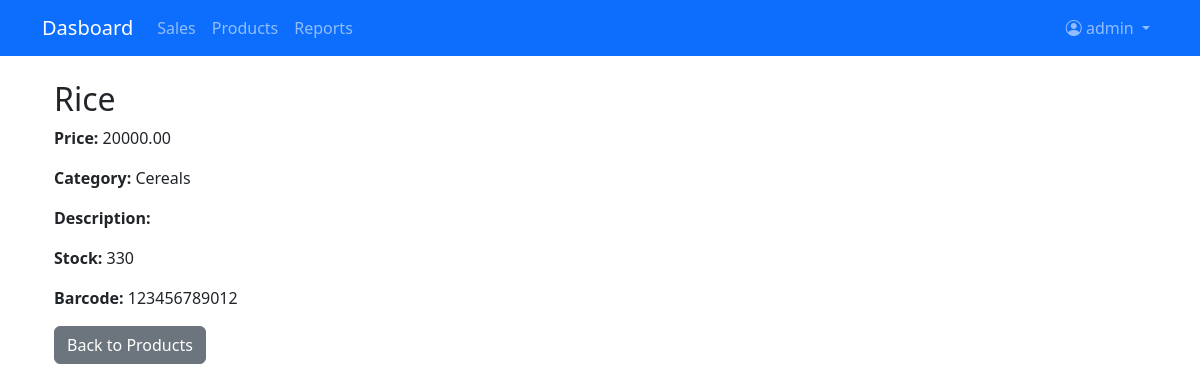
/products/1/ (signed in), run on an earlier commit of the app's database.
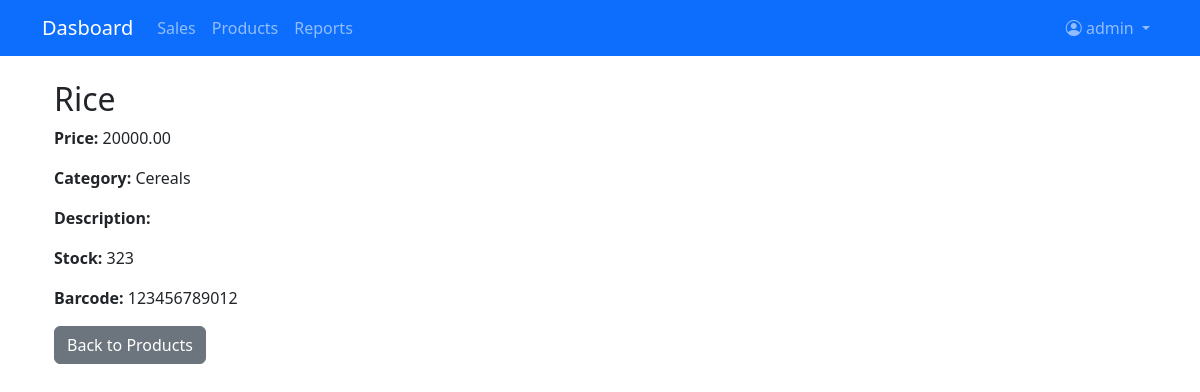
And on a later commit of the database.
### main/models.py (models this page shows, shortened)
class Product(models.Model):
    barcode = models.CharField(max_length=100, unique=True, blank=True, null=True)
    name = models.CharField(max_length=200)
    category = models.ForeignKey(Category, on_delete=models.SET_NULL, null=True)
    price = models.DecimalField(max_digits=10, decimal_places=2, validators=[MinValueValidator(0)])
    cost = models.DecimalField(max_digits=10, decimal_places=2, validators=[MinValueValidator(0)], default=0)
    stock = models.PositiveIntegerField(default=0)
    image = models.ImageField(upload_to='products/', blank=True, null=True)
    barcode_image = models.ImageField(upload_to='barcodes/', blank=True, null=True)

class Category(models.Model):
    name = models.CharField(max_length=100)
    def __str__(self):
        return self.name

### main/views.py (the view)
# urls.py: path('products/<int:product_id>/', views.product_detail, name='product_detail'),
@login_required
def product_detail(request, product_id):
    product = get_object_or_404(Product, id=product_id)
    return render(request, 'pos/product_detail.html', {'product': product})

### main/templates/pos/product_detail.html
{% extends 'base.html' %}
{% block content %}
  <div class="container">
    <h2>{{ product.name }}</h2>
    <p><strong>Price:</strong> {{ product.price }}</p>
    <p><strong>Category:</strong> {{ product.category }}</p>
    <p><strong>Description:</strong> {{ product.description }}</p>
    <p><strong>Stock:</strong> {{ product.stock }}</p>
    <p><strong>Barcode:</strong> {{ product.barcode }}</p>
    <a href="{% url 'product_list' %}" class="btn btn-secondary">Back to Products</a>
  </div>
{% endblock %}

What changed in the data, as far as the page shows it:
changed Product "Rice": stock "330" → "323"
